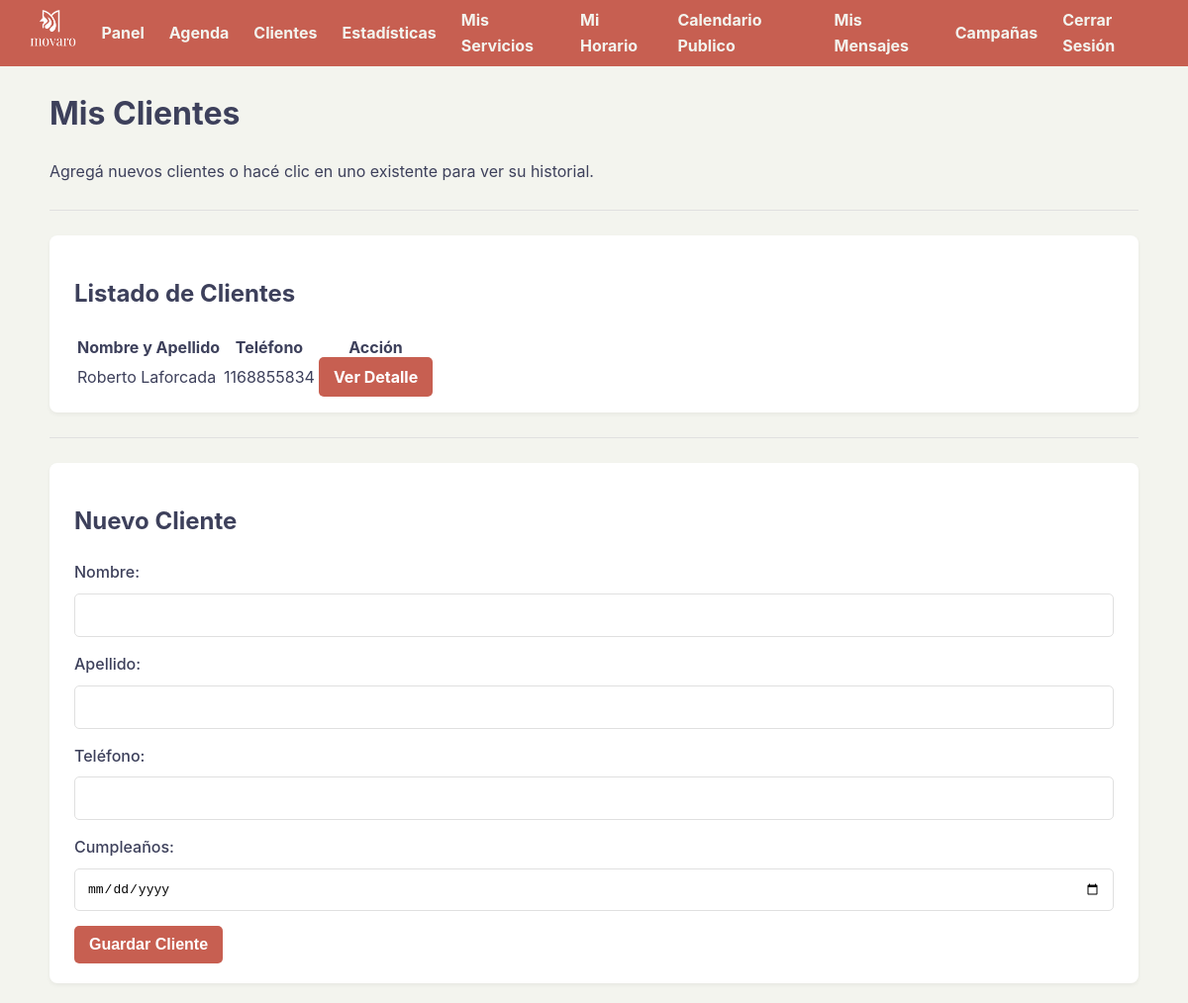
Before: /clientes (signed in) with the older database file.
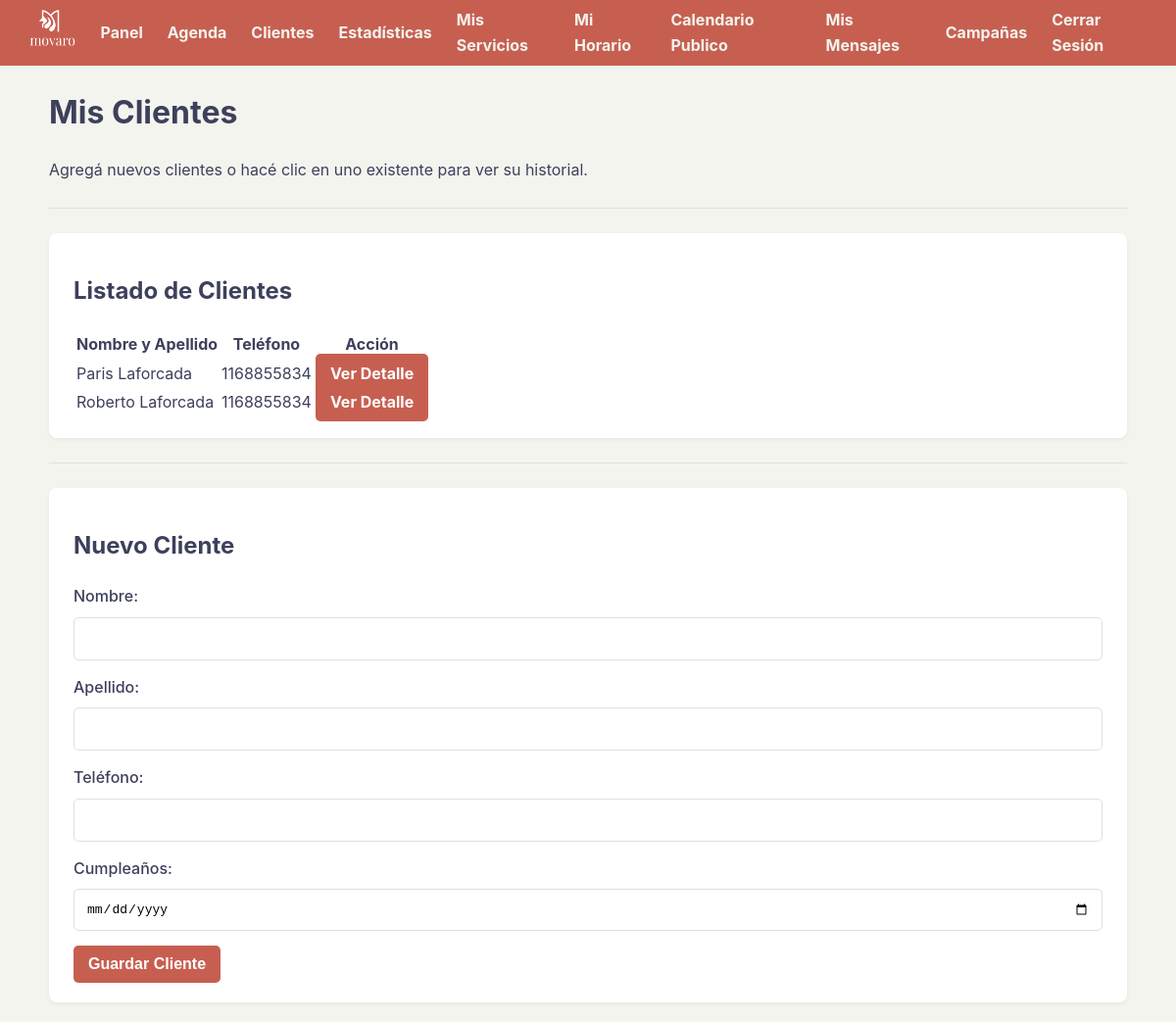
After: the same page with the newer database file.
### tables this page shows
CREATE TABLE clientes (
            id INTEGER PRIMARY KEY AUTOINCREMENT, usuario_id INTEGER NOT NULL,
            nombre TEXT NOT NULL, apellido TEXT NOT NULL,
            telefono TEXT, cumpleanos TEXT, avatar_path TEXT,
            premios_recibidos INTEGER NOT NULL DEFAULT 0,
            FOREIGN KEY (usuario_id) REFERENCES usuarios (id)
        );

### app.py (the view)
@app.route('/clientes')
def ver_clientes():
    if 'usuario_id' not in session: return redirect('/login')
    usuario_id_actual = session['usuario_id']
    conn = sqlite3.connect(DATABASE)
    conn.row_factory = sqlite3.Row
    cursor = conn.cursor()
    cursor.execute("SELECT * FROM clientes WHERE usuario_id = ? ORDER BY apellido, nombre", (usuario_id_actual,))
    clientes_del_usuario = cursor.fetchall()
    conn.close()
    return render_template('clientes.html', clientes=clientes_del_usuario)

### templates/clientes.html (shortened to what this page needs)
{% extends "base.html" %}
{% block content %}
    <h1>Mis Clientes</h1>
    <p>Agregá nuevos clientes o hacé clic en uno existente para ver su historial.</p>
    <hr>
    <div class="card">
        <h2>Listado de Clientes</h2>
        <table class="stats-table tabla-responsiva">
            <thead>
                <tr>
                    <th>Nombre y Apellido</th>
                    <th>Teléfono</th>
                    <th>Acción</th>
                </tr>
            </thead>
            <tbody>
                {% for cliente in clientes %}
                <tr>
                    <td data-label="Nombre">{{ cliente.nombre }} {{ cliente.apellido }}</td>
                    <td data-label="Teléfono">{{ cliente.telefono or 'No especificado' }}</td>
                    <td data-label="Acción">
                        <a href="/cliente/{{ cliente.id }}" class="boton-accion">Ver Detalle</a>
                    </td>
                </tr>
                {% else %}
                <tr>
                    <td colspan="3" style="text-align: center;">No tenés clientes registrados.</td>
                </tr>
                {% endfor %}
            </tbody>
        </table>
    </div>
    <hr>
    <div class="card">
        <h2>Nuevo Cliente</h2>
        <form action="/agregar_cliente" method="post">
            <div class="form-group">
                <label for="nombre">Nombre:</label>
                <input type="text" id="nombre" name="nombre" required>
            </div>
            <div class="form-group">
                <label for="apellido">Apellido:</label>
                <input type="text" id="apellido" name="apellido" required>
            </div>
            <div class="form-group">
                <label for="telefono">Teléfono:</label>
                <input type="tel" id="telefono" name="telefono">
            </div>
            <div class="form-group">
                <label for="cumpleanos">Cumpleaños:</label>
                <input type="date" id="cumpleanos" name="cumpleanos">
            </div>
            <button type="submit">Guardar Cliente</button>
        </form>
    </div>
{% endblock %}

### templates/base.html (shortened to what this page needs)
<!DOCTYPE html>
<html lang="es">
<head>
    <link rel="stylesheet" href="{{ url_for('static', filename='style.css') }}">
</head>
<body>
    {% if session.usuario_id %}
    <nav class="navbar">
        <div class="brand">
            <a href="/panel">
                <img src="{{ url_for('static', filename='logo.png') }}" alt="Logo movaro" height="40">
            </a>
        </div>
        <div class="links">
            <a href="/panel">Panel</a>
            <a href="/calendario">Agenda</a>
            <a href="/clientes">Clientes</a>
            <a href="/estadisticas">Estadísticas</a>
            <a href="/servicios">Mis Servicios</a>
            <a href="/horarios">Mi Horario</a>
            <a href="/configuracion_publica">Calendario Publico</a>
            <a href="/mensajes">Mis Mensajes</a>
            <a href="/campanas">Campañas</a>
            <a href="/logout">Cerrar Sesión</a>
        </div>
    </nav>
    {% endif %}
    <div class="container">
        {% block content %}{% endblock %}
    </div>
</body>
</html>

### static/style.css (style rules this page uses)
:root { --color-primario: #C75F51; --color-secundario: #27626A; --color-texto: #3d405b; --color-fondo: #F3F4EE; --color-blanco: #FFFFFF; --color-borde-suave: #e0e0e0; --color-rojo-peligro: #dc3545; }
body { font-family: -apple-system, BlinkMacSystemFont, "Segoe UI", Roboto, Helvetica, Arial, sans-serif; margin: 0; background-color: var(--color-fondo); color: var(--color-texto); line-height: 1.6; }
.container { max-width: 95%; margin: 20px auto; padding: 0 20px; box-sizing: border-box; }
a { color: var(--color-primario); text-decoration: none; font-weight: bold; }
button, .boton-accion { background-color: var(--color-primario); color: var(--color-blanco); padding: 10px 15px; border: none; border-radius: 5px; cursor: pointer; font-size: 1em; font-weight: bold; text-align: center; }
hr { border: none; border-top: 1px solid var(--color-borde-suave); margin: 25px 0; }
img { max-width: 100%; height: auto; }
.navbar { background-color: var(--color-primario); padding: 8px 30px; display: flex; align-items: center; justify-content: space-between; }
.navbar .brand img { height: 40px; width: auto; }
.navbar .links { display: flex; align-items: center; }
.navbar .links a { color: var(--color-fondo); margin-left: 25px; font-weight: bold; }
.card { background-color: var(--color-blanco); padding: 20px 25px; border-radius: 8px; box-shadow: 0 2px 4px rgba(0,0,0,0.05); }
.form-group { margin-bottom: 15px; }
.form-group label { display: block; margin-bottom: 8px; font-weight: 500; }
.form-group input, .form-group select, .form-control { width: 100%; padding: 12px; border: 1px solid var(--color-borde-suave); border-radius: 5px; box-sizing: border-box; font-size: 1em; }

Changed rows visible on the page:
added clientes: nombre "Paris", apellido "Laforcada", telefono "1168855834"
